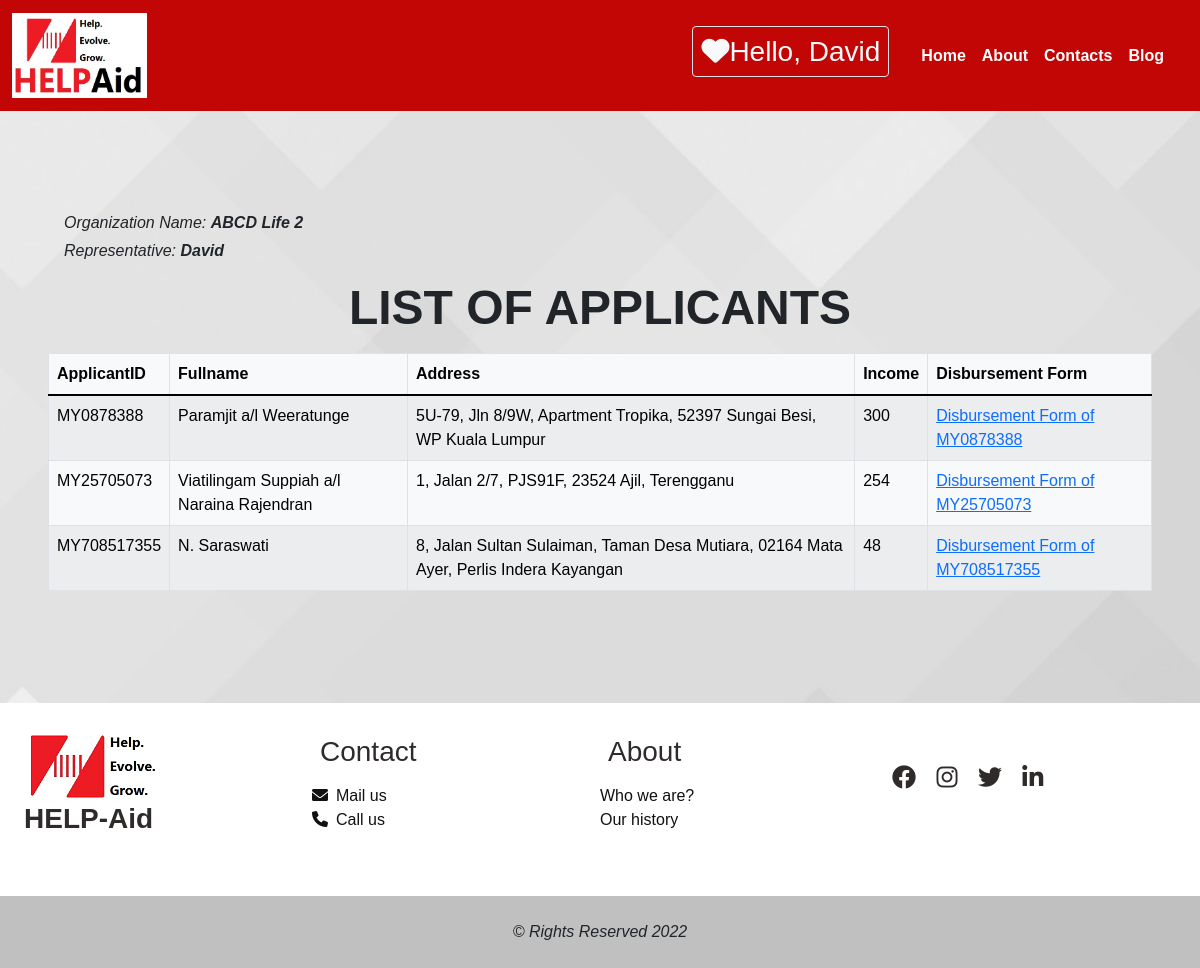
/applicantList.php?appealID=4 (signed in), run on the app's committed database.
### tables this page shows
CREATE TABLE `appeals` (
  `appealID` int(11) NOT NULL,
  `fromDate` date NOT NULL,
  `toDate` date NOT NULL,
  `description` varchar(50) NOT NULL,
  `outcome` varchar(250) DEFAULT NULL,
  `OrganizationName` varchar(50) DEFAULT NULL
);

CREATE TABLE `applicant` (
  `ID` varchar(30) NOT NULL,
  `Fullname` varchar(50) NOT NULL,
  `Email` varchar(40) NOT NULL,
  `MobileNo` varchar(15) NOT NULL,
  `Address` varchar(100) NOT NULL,
  `Income` mediumint(7) NOT NULL,
  `Organization` varchar(50) NOT NULL
);

### applicantList.php (the view, shortened to what this page needs)
<?php
$con = mysqli_connect("localhost", "root", "");
mysqli_select_db($con, 'helpaid');
if(isset($_GET['appealID'])){
    $appealID = $_GET['appealID'];
    $statement = "select * from appeals where appealID = '$appealID'";
    $resultApp = mysqli_query($con, $statement);
    $rowApp = mysqli_fetch_array($resultApp);
    $orgName = $rowApp['OrganizationName'];
}
else{
    header("location:recordDisbursement.php");
}
?>
<!DOCTYPE html>
<html lang="en">
<head>
    <link rel="stylesheet" href="https://cdnjs.cloudflare.com/ajax/libs/font-awesome/6.0.0/css/all.min.css" />
     <link href="https://cdn.jsdelivr.net/npm/bootstrap@5.1.3/dist/css/bootstrap.min.css" rel="stylesheet">
     <link rel="stylesheet" href="main_gen.css" type="text/css">
</head>
<body class="body">
<nav class="navbar navbar-expand-lg navbar-expand-md">
        <div class="container-fluid">
            <a class="navbar-brand m-0">
                <img class="img" src="helpaid_logo.jpg" alt="logo">
            </a>
            <ul class="navigation navbar-nav justify-content-end align-items-center p-0 p-lg-3">
            <h3 class="text-left text-light me-4 p-2 border rounded"><i class="fa-solid fa-heart"></i>Hello, <?php echo $_SESSION['username'] ?></h3>
                <li class="item nav-item"><a class="link a nav-link" href="index.html">Home</a></li>
                <li class="item nav-item"><a class="link a nav-link" href="#">About</a></li>
                <li class="item nav-item"><a class="link a nav-link" href="#">Contacts</a></li>
                <li class="item nav-item"><a class="link a nav-link" href="#">Blog</a></li>
            </ul>
        </div>
    </nav>
    <div class="table-display container-fluid p-lg-5 p-md-5 p-2 my-5">
    <p class="ms-3 my-1 fst-italic">Organization Name: <strong><?php echo $orgName?></strong></p>
    <p class="ms-3 my-1 fst-italic">Representative: <strong><?php echo $_SESSION['username']?></strong></p>
    <h1 class="h1 my-3 p-0 text-center">List of applicants</h1>
    <?php
    $s = "select * from applicant where Organization = '$orgName'";
    $result = mysqli_query($con, $s);
    ?>
        <table class="table table-bordered table-light table-striped border">
        <thead>
            <tr>
                <th>ApplicantID</th>
                <th>Fullname</th>
                <th>Address</th>
                <th>Income</th>
                <th>Disbursement Form</th>
            </tr>
        </thead>
            <tbody >
                <?php
                $f=0;
                while($row = mysqli_fetch_array($result)) {
                if($f%2==0)
                $class_name="even";
                else
                $class_name="odd";
                ?>
            <tr class="<?php if(isset($class_name)) echo $class_name;?>">
            <td><?php echo $row["ID"];?></td>
            <td><?php echo $row["Fullname"]; ?></td>
            <td><?php echo $row["Address"]; ?></td>
            <td><?php echo $row["Income"]; ?></td>
            <td><a href="disbursementForm.php?<?php echo 'appealID='.$appealID?>&<?php echo 'applicantID='.$row['ID']?>" target="__blank">Disbursement Form of <?php echo $row["ID"]?></a></td>
            </tr>
            <?php
            $f++;
            }
            ?>
            </tbody>
        </table>
        </div>
        <footer class="footer w-100 text-center text-lg-start mt-6">
       <div class="row container-fluid justify-content-center align-items-center p-4">
           <div class="col-lg-3 col-md-6 mb-4"><img src="helpaid.png" alt="logo"><h3 class="h3 logo">HELP-Aid</h3>
            </div>
           <div class="col-lg-3 col-md-6 mb-4"><h3 class="h3 p-2">Contact</h3>
            <ul class="ul list-unstyled">
                <li class="li"><a class="a" href="mailto: helpaid@gmail.com"><i class="fa-solid fa-envelope me-2"></i>Mail us</a></li>
                <li class="li"><a class="a" href="tel: +88013243325"><i class="fa-solid fa-phone me-2"></i>Call us</a></li>
            </ul>
            </div>
            <div class="col-lg-3 col-md-6 mb-4"><h3 class="h3 p-2">About</h3>
                <ul class="ul list-unstyled">
                    <li class="li"><a class="a" href="#">Who we are?</a></li>
                    <li class="li"><a class="a" href="#">Our history</a></li>
                </ul>
            </div>
           <div class="col-lg-3 col-md-6 mb-4">
            <ul class="list-unstyled list-inline text-lg-start text-center">
                <li class="list-inline-item">
                  <a class="btn-floating btn-fb mx-1">
                    <i class="fa-brands fa-facebook"> </i>
                  </a>
                </li>
                <li class="list-inline-item">
                  <a class="btn-floating btn-insta mx-1">
                    <i class="fa-brands fa-instagram"> </i>
                  </a>
                </li>
                <li class="list-inline-item">
                  <a class="btn-floating btn-tw mx-1">
                    <i class="fa-brands fa-twitter"> </i>
                  </a>
                </li>
                <li class="list-inline-item">
                    <a class="btn-floating btn-in mx-1">
                        <i class="fa-brands fa-linkedin-in"> </i>
                    </a>
                  </li>
               </ul>
           </div>
       </div>
   </footer>
   <div class="copyright p-4 font-small text-center w-100 m-0">&copy; Rights Reserved 2022</div>
</body>
</html>

### main_gen.css (style rules this page uses)
* { padding: 0; margin: 0; -webkit-box-sizing: border-box; box-sizing: border-box; font-family: Poppins, sans-serif; }
.body { background: url(bg.jpeg); background-repeat: no-repeat; background-size: cover; height: 100vh; }
.body .navbar { background: #c20505; }
.body .navbar .navbar-brand .img { width: 135px; height: 85px; }
.body .navbar .navigation { min-height: 70px; }
.body .navbar .navigation .item .link { font-weight: 600; text-decoration: none; color: #fff; -webkit-transition: 300ms ease-in-out; transition: 300ms ease-in-out; }
.body .h1 { font-size: clamp(20px, 4vw, 51px); font-weight: 600; text-transform: uppercase; }
.body .footer { background: #fff; color: #302b2b; }
.body .footer .logo { font-weight: 600; }
.body .footer .ul .li .a { color: #111; text-decoration: none; -webkit-transition: 200ms ease-in-out; transition: 200ms ease-in-out; }
.body .footer .btn-floating { color: #302b2b; -webkit-transition: 300ms ease-in-out; transition: 300ms ease-in-out; }
.body .footer .btn-floating .fa-brands { font-size: 150%; }
.body .copyright { background: #c0c0c0; font-style: italic; }

### data on the page
appeals: OrganizationName "ABCD Life 2"
applicant: ID "MY0878388", Fullname "Paramjit a/l Weeratunge", Address "5U-79, Jln 8/9W, Apartment Tropika, 52397 Sungai Besi, WP Kuala Lumpur", Income "300"
applicant: ID "MY25705073", Fullname "Viatilingam Suppiah a/l Naraina Rajendran", Address "1, Jalan 2/7, PJS91F, 23524 Ajil, Terengganu", Income "254"
applicant: ID "MY708517355", Fullname "N. Saraswati", Address "8, Jalan Sultan Sulaiman, Taman Desa Mutiara, 02164 Mata Ayer, Perlis Indera Kayangan", Income "48"

### other printed values
$_SESSION['username'] "David"
